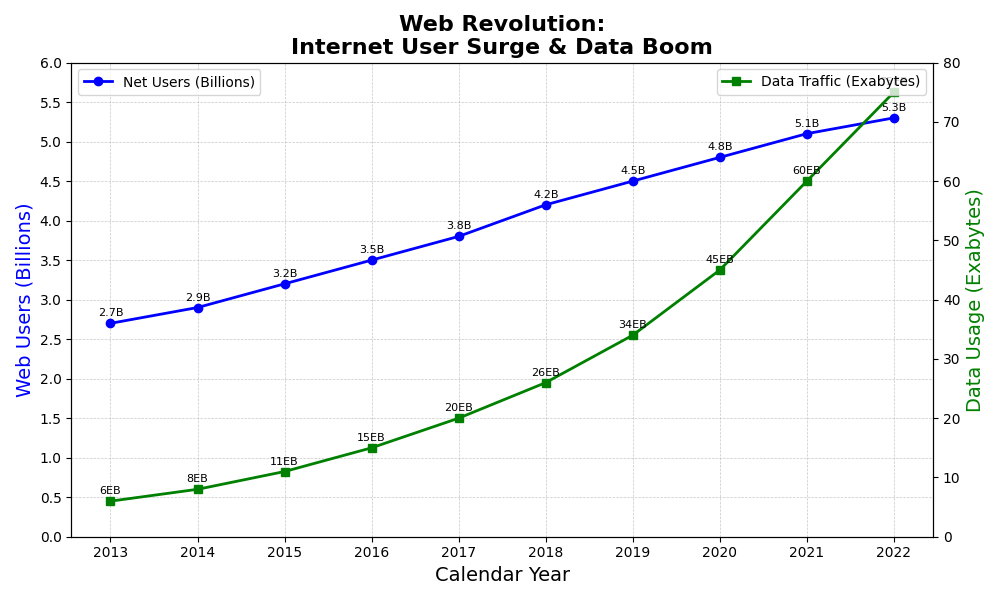

This chart was generated by the following Python code:
import matplotlib.pyplot as plt
import numpy as np

# Data: Years and corresponding values for internet users and bandwidth usage
years = np.array([2013, 2014, 2015, 2016, 2017, 2018, 2019, 2020, 2021, 2022])
internet_users = np.array([2.7, 2.9, 3.2, 3.5, 3.8, 4.2, 4.5, 4.8, 5.1, 5.3])  # in billions
bandwidth_usage = np.array([6, 8, 11, 15, 20, 26, 34, 45, 60, 75])  # in exabytes per month

# Plotting the data on line chart
fig, ax1 = plt.subplots(figsize=(10, 6))

# Plot internet users
ax1.plot(years, internet_users, marker='o', linestyle='-', linewidth=2, color='blue', label='Net Users (Billions)')
for i, txt in enumerate(internet_users):
    ax1.annotate(f'{txt}B', (years[i], internet_users[i]), textcoords="offset points", xytext=(0,5), ha='center', fontsize=8)

# Twin axis for bandwidth usage
ax2 = ax1.twinx()
ax2.plot(years, bandwidth_usage, marker='s', linestyle='-', linewidth=2, color='green', label='Data Traffic (Exabytes)')
for i, txt in enumerate(bandwidth_usage):
    ax2.annotate(f'{txt}EB', (years[i], bandwidth_usage[i]), textcoords="offset points", xytext=(0,5), ha='center', fontsize=8)

# Setting titles and labels
plt.title("Web Revolution:\nInternet User Surge & Data Boom", fontsize=16, fontweight='bold')
ax1.set_xlabel("Calendar Year", fontsize=14)
ax1.set_ylabel("Web Users (Billions)", fontsize=14, color='blue')
ax2.set_ylabel("Data Usage (Exabytes)", fontsize=14, color='green')

# Legends
ax1.legend(loc='upper left')
ax2.legend(loc='upper right')

# Grids for readability
ax1.grid(True, which='both', linestyle='--', linewidth=0.5, alpha=0.7)

# Ticks for both axes
ax1.set_xticks(years)
ax1.set_yticks(np.arange(0, 6.5, 0.5))
ax2.set_yticks(np.arange(0, 85, 10))

# Layout adjustments
plt.tight_layout()

# Show plot
plt.show()
